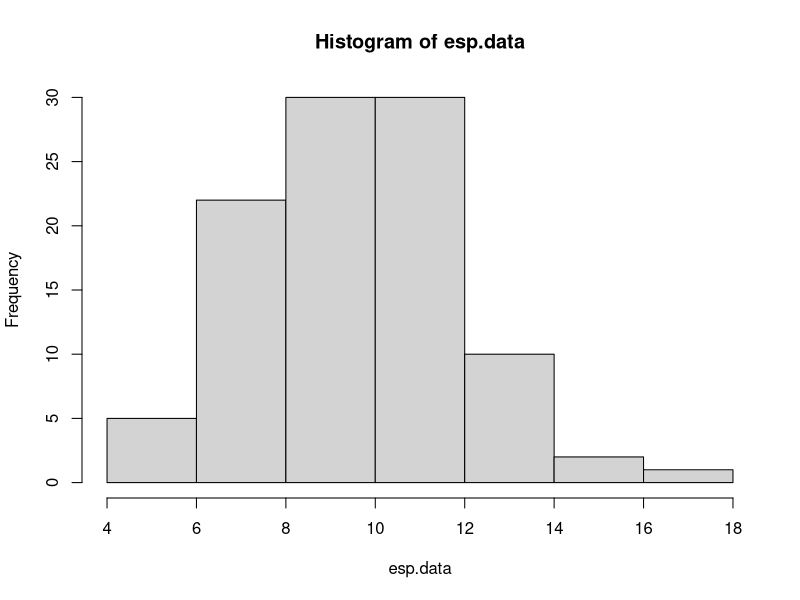
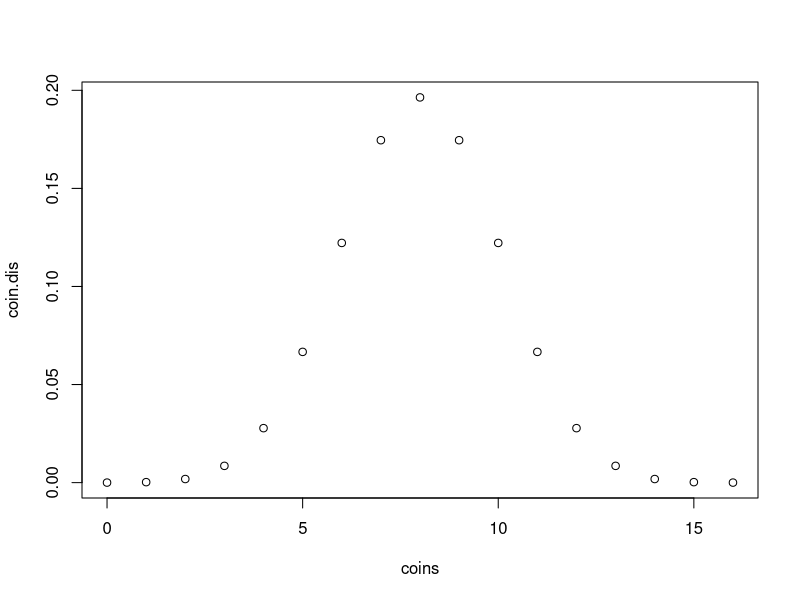
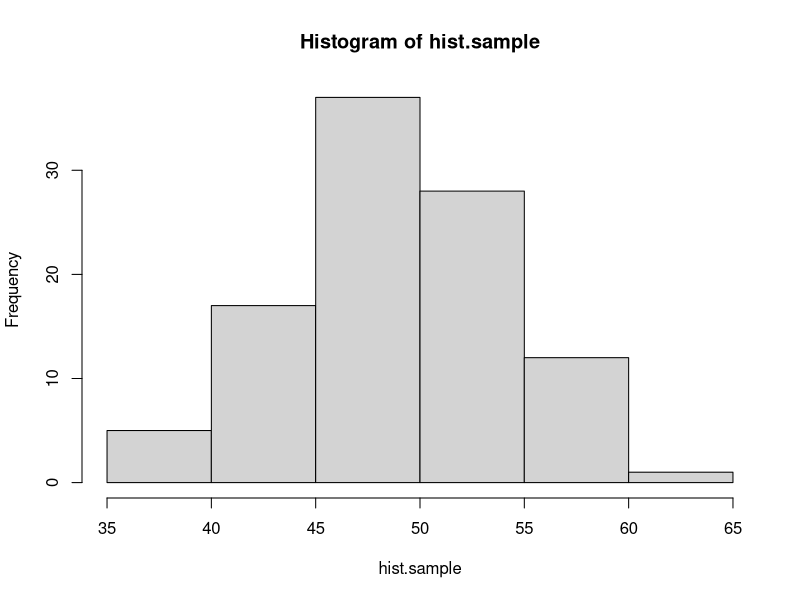
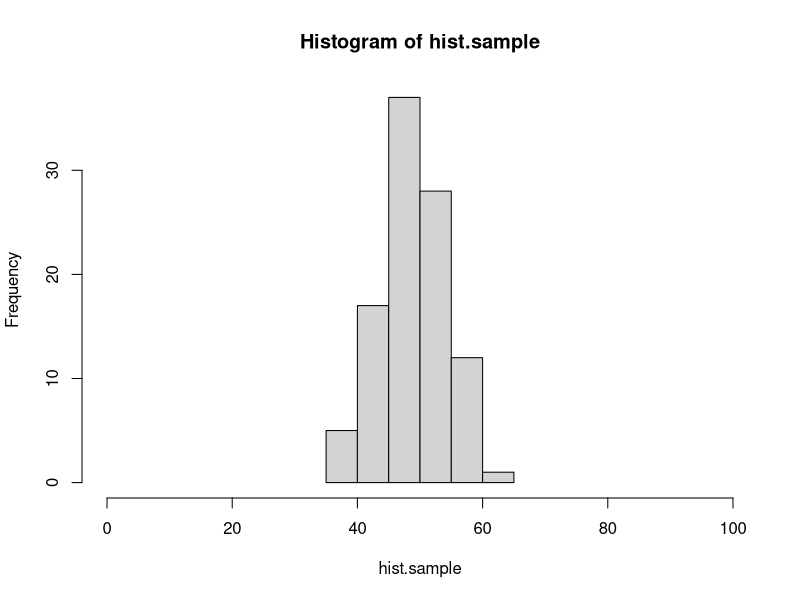
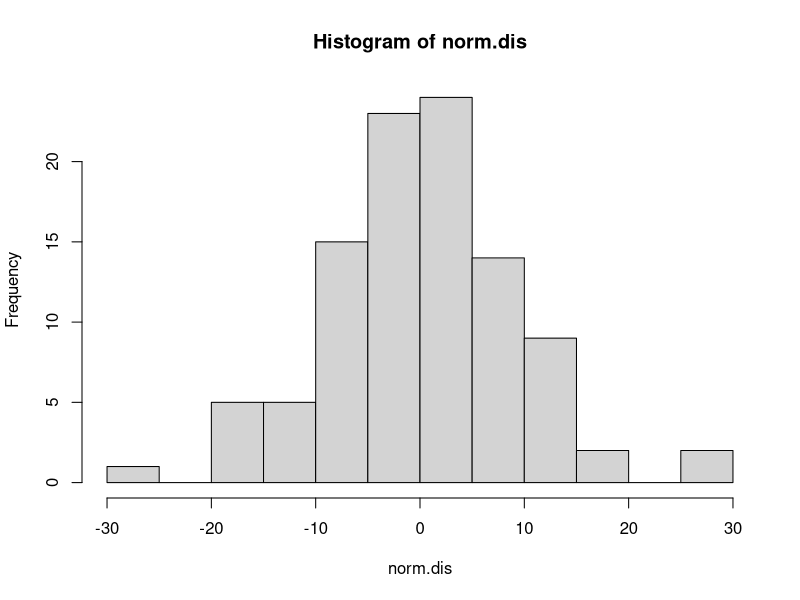
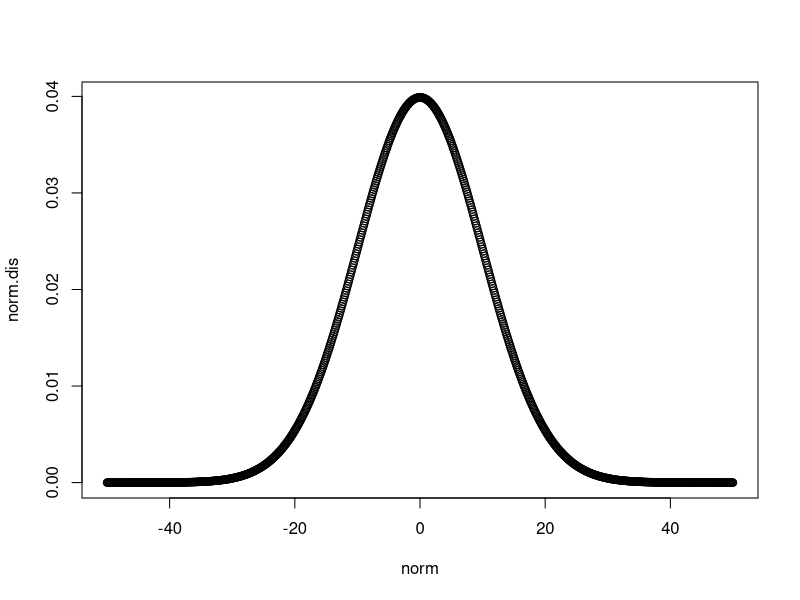
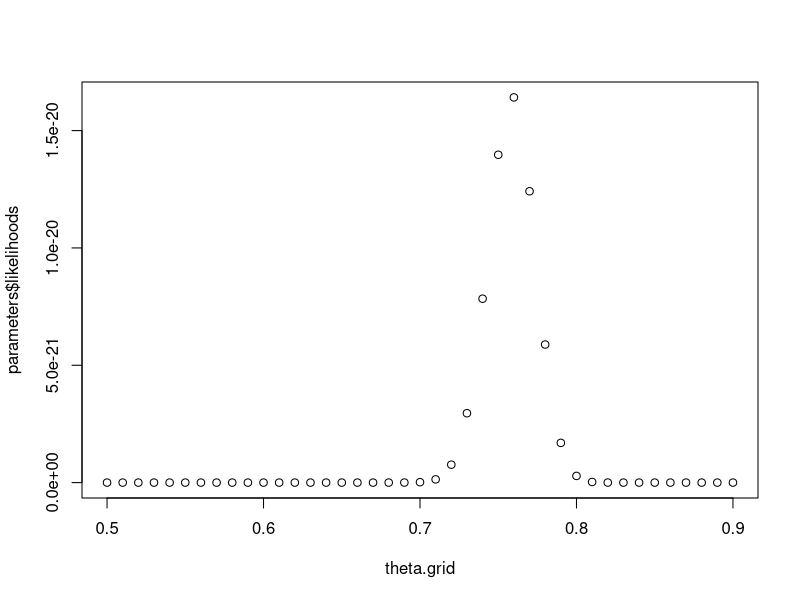
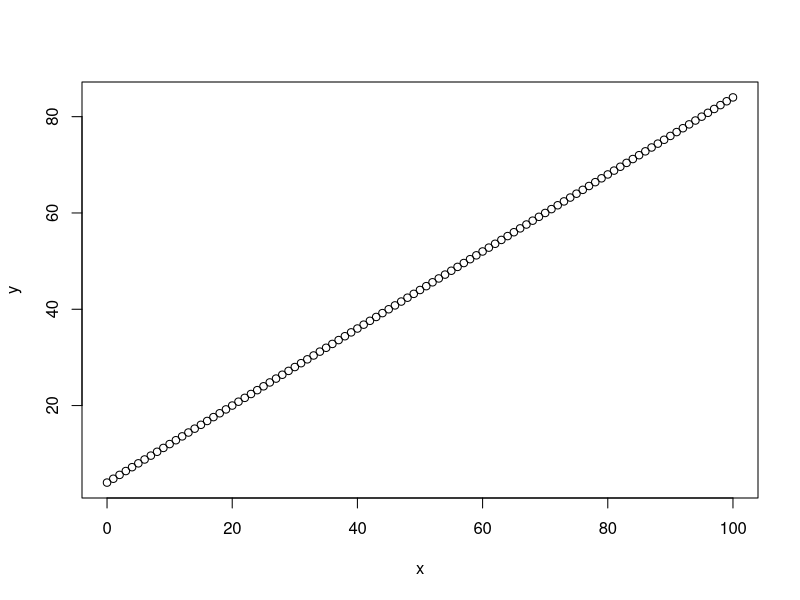

These charts were generated, in order, by the following R code:
#### practice with probability distributions ####

# calculating the likelihood requires understanding how to work
# with probability distributions. let's start with the binomial
# distribution.

# the binomial distribution describes the number of "success" in
# some number of "trials" given some probability of success. it 
# is the "coin flipping" distribution. 

# in R, we can draw a sample from a binomial distribution with rbinom()
# this isn't the first time you've seen rbinom, but here it is again, 
# with the parameters spelled out. you can try changing these to explore
# how the function works.

number.of.samples <- 2
number.of.trials.per.sample <- 10
probability.of.success <- 0.7

rbinom(number.of.samples, number.of.trials.per.sample, probability.of.success)

# below, use rbinom to create sample data for the following scenario.
# an experiment tests whether subjects have ESP. 100 subjects are each given
# the opportunity to predict whether a randomly generated number is odd or even.
# each subject makes 20 guesses.
# of course, ESP doesn't exist, so the probability of a successful guess is 0.50.
# store the result in a vector called esp.data
number.of.samples <- 100
number.of.trials.per.sample <- 20
probability.of.success <- 0.5

esp.data <- rbinom(number.of.samples, number.of.trials.per.sample, probability.of.success)

# a quick way to visualize a distribution is with the hist() function:
hist(esp.data)

# what if we want to know the probability of someone getting exactly 10 guesses
# correct out of 20, if they are randomly guessing? for that we use the density
# function of the binomial: dbinom()

value.to.check <- 10
number.of.trials <- 20
probability.of.success <- 0.5

dbinom(value.to.check, number.of.trials, probability.of.success)

# use dbinom to find out the probability of someone answering 87 out of 100
# questions correctly, if they have a 0.9 probability of giving a correct answer
# for each individual question.

value.to.check <- 87
number.of.trials <- 100
probability.of.success <- 0.9

dbinom(value.to.check, number.of.trials, probability.of.success)

# with dbinom, you can use a vector as the first argument, to check the probability
# of multiple values at the same time:

values <- c(3, 4, 5)
dbinom(values, 8, 0.5)

# using this shortcut, *plot* the full distribution (probability mass function)
# for flipping 16 fair coins, counting the total number of heads.
# hint: create one vector for the different possible outcomes
#       then use dbinom to calculate the probability of all of the elements in the vector
?seq
coins <- seq.int(0,16,1)
coin.dis <- dbinom(coins, 16, 0.5)
plot(coins, coin.dis)

# quick detour #

# here's a quick tip about plot() or hist()
# if you want to change the range on the x-axis, you can use the xlim argument:

hist.sample <- rbinom(100, 100, 0.5)
hist(hist.sample)
hist(hist.sample, xlim=c(0,100)) # compare this plot to the line above.

# the normal distribution ##

# normal (gaussian) distributions are characterized by two parameters: mean and standard deviation
# the mean is the the location of the peak of the distribution, and the sd controls the width.
# the smaller the sd, the more peaked the distribution is in the center.

# like the binomial, there are rnorm() and dnorm() functions.

# generate 100 samples from a normal distribution with mean 0 and standard deviation 10.
# then use hist() to create a histogram of these samples.

norm.dis <- rnorm(100, 0, 10)
hist(norm.dis)

# now plot the probability density function of this distribution.
# use the same strategy as you did above with the binomial to find the density of the normal
# distribution with mean 0 and sd 10 for values between -50 and 50. the distribution is continuous
# so, choose a reasonably small step size between values (remember the seq() function).

norm <- seq(-50,50,.1)
norm.dis <- dnorm(norm, 0, 10)
plot(norm, norm.dis)

#### practice calculating likelihoods ####

# here's some data from 10 participants in an ESP experiment like the one described
# above. each subject had 20 guesses. the number of correct guesses is reported.

esp.practice.data <- data.frame(subject=1:10, n.correct=c(11,10,6,10,6,12,10,8,9,11))

# calculate the likelihood (regular, not log) for this data for three different values
# of the probability of success parameter: 0.4, 0.5, and 0.6.
# hint: prod() will multiple all elements of a vector together

a <- prod(dbinom(esp.practice.data$n.correct, 20, 0.4))
b <- prod(dbinom(esp.practice.data$n.correct, 20, 0.5))
c <- prod(dbinom(esp.practice.data$n.correct, 20, 0.6))

# which parameter value of those options is most likely?
results <- c(a,b,c)
best.parameter <- which.max(results)

# here is a sample of response times for a single subject from a rapid decision making experiment.
rt.sample <- c(391.5845, 411.9970, 358.6373, 505.3099, 616.2892, 481.0751, 422.3132, 511.7213, 205.2692, 522.3433, 370.1850,
               517.4617, 332.3344, 316.8760, 395.5431, 231.7831, 399.8646, 238.9064, 299.7924, 474.7512, 271.6326, 423.4861,
               379.7867, 212.7789, 233.8291, 472.4591, 534.2131, 453.9655, 408.3443, 352.3001)

# calculate the **log** likelihood for this data assuming that it is generated by a normal
# distribution for each of the following parameters. 
# hint: sum() adds the numbers in a vector. log() is the natural log function, or log=T for dnorm().

# 1) mean 350, sd 50
a <- sum(dnorm(rt.sample, 350, 50, log=T))

# 2) mean 400, sd 50
b <- sum(dnorm(rt.sample, 400, 50, log=T))

# 3) mean 450, sd 50
c <- sum(dnorm(rt.sample, 450, 50, log=T))

# 4) mean 350, sd 100
d <- sum(dnorm(rt.sample, 350, 100, log=T))

# 5) mean 400, sd 100
e <- sum(dnorm(rt.sample, 400, 100, log=T))

# 6) mean 450, sd 100
f <- sum(dnorm(rt.sample, 450, 100, log=T))

# which parameter set has the highest likelihood?
results <- c(a,b,c,d,e,f)
# answer needed here.
best.answer <- which.max(results)

# here is a set of data for a subject in a categorization experiment, modeled with GCM.
# calculate the log likelihood of the parameters in the model (which i am not showing you).
# the point here is to know what to do when the model gives you a predicted probability
# of a response, and the data is either that response or not that response.
# hint: add a new column indicating the likelihood of each response, using mapply. then convert to log and add.
# if you do this correctly, the answer is -10.84249.

gcm.practice.data <- data.frame(correct.response = c(T, T, T, T, F, T, T, F, T, T, T, F, F, T, T, F, T, T, T, T),
                                gcm.probability.correct = c(0.84, 0.80, 0.84, 0.80, 0.79, 0.86, 0.89, 0.87, 0.69, 0.85, 0.75,
                                                            0.74, 0.82, 0.85, 0.87, 0.69, 0.83, 0.87, 0.80, 0.76))

gcm.practice.data$likelihood <- mapply(function(response, prob)
{
  if(response == T){return(prob)}
  else {return(1-prob)}
  },
  gcm.practice.data$correct.response, gcm.practice.data$gcm.probability.correct)

gcmloglikelihood <- sum(log(gcm.practice.data$likelihood))
gcmloglikelihood

#### maximum likelihood estimation ####

# the same search strategies we used for parameter fitting with rmse can be used with likelihoods,
# including grid search.

# here are the number of correct responses each subject gave in an experiment in which they had to
# decide if two images were the same or different. there were 40 trials for each subject
same.diff.data <- c(32, 29, 31, 34, 26, 29, 31, 34, 29, 31, 30, 29, 31, 34, 33, 27, 32, 29, 29, 27)

# we can model this experiment's data as 40 coin flips for each subject. use grid search to plot the likelihood
# function for values of theta (probability of a correct response) between 0.5 and 0.9, in steps of 0.01.
# start by writing a function that calculates the likelihood (not log) for the entire set of data given a value of theta.



likelihood.grid <- function(theta){
  like.coin <- dbinom(same.diff.data, 40, theta)
  return(prod(like.coin))
}
test <- likelihood.grid(0.75)
test
# then use sapply to run the function for each possible value of theta in the set. use seq() to generate the
# set of possible values. plot the set of values on the x axis and the corresponding likelihoods on the y axis.
?sapply
theta.grid <- seq(0.5,0.9,0.01)
parameters <- expand.grid(list(theta=theta.grid))
parameters$likelihoods <- sapply(theta.grid, function(x){ return(likelihood.grid(x)) })
best.theta <- max(parameters$likelihoods)
best.theta
plot(theta.grid, parameters$likelihoods)
# the "true" underlying value i used to generate the data was 0.75. does that match up with the grid search?
# no, the max imum grid search likelihood does not produce 
likelihood.grid(0.75)

## mle with optim()
?dnorm
# in this section, you'll do model recovery for a descriptive model of the linear relationship 
# between two continuous variables.

# let's assume that variable y is a linear function of variable x, such that:
# y = 4 + 0.8x

# create a vector of x values from 0 to 100, and the corresponding vector of y values,
# then plot these with x values on the x axis, and y values on the y axis.

x <- seq(0,100,1)
y <- 4 + .8*x
plot(x,y)
# now let's assume that the relationship between x and y isn't perfect. there's a bit of random
# noise. add a random sample from a normal distribution with mean 0 and sd 10 to each y value.
# hint: there are 101 y values, so you need 101 samples.
?rnorm
y.n <- y + rnorm(101, 0, 10)

# plot the data again, with the new noisy y values.

plot(x,y.n)

# there are three parameter values that control this plot,
# the intercept of the line: 4
# the slope of the line: 0.8
# the sd of the normal distribution: 10

# say that we observe a point of data, x = 20 and y = 27.
# the linear equation, y <- 4 + 0.8*x, predicts that when x is 20 y should also be 20.
4 + 0.8*20

# our model of this data assumes that the relationship is not perfect.
# we assume that there is noise so that when x is 20, the most likely value of y should be 4 + 0.8*x,
# but other values of y are possible. we describe the probability of different values of y with a normal
# distribution. when x is 20, then the normal distribution of y values is centered on 20, because the line
# says that y is 4 + 0.8x. using the normal distribution is helpful because it gives us a way to quantify
# how likely a value of 19 is compared to a value of 16, when x is 20.

# here's an example
x.observed <- 20
y.predicted <- 4 + 0.8*x.observed

# to find out the probability of y.observed=20, use dnorm()
# the mean of the normal distribution should be y.predicted (the distribution is centered on the line)
# and the sd of the normal is a parameter we will estimate, but for the demo below, is set to 10.
y.observed <- 20
dnorm(y.observed, y.predicted, 10)

# write the code to see how likely it is that y will be 33 when x is 29? (assuming sd = 10)
# the correct answer is 0.03371799...
x.observed <- 29
y.predicted <- 4 + 0.8*x.observed
y.observed <- 33
dnorm(y.observed, y.predicted, 10)

# now generalize your solution to compute the likelihood of each value of y that you generated above.
# in other words, write the code that takes a vector of x and y values, and returns the probability
# of each pair given that the relationship between x and y is y <- 4 + 0.8*x and the normal distribution has an sd of 10.

y.likely <- mapply(function(y,y.n){
  return(dnorm(y.n, y, 10))
}, y.n, y)

# now generalize your solution one step further. write a function that takes in a vector of parameters,
# where parameters[1] is the intercept, parameters[2] is the slope, and parameters[3] is the sd of the normal,
# and returns the total **negative log likelihood**. remember, we want the negative log likelihood because
# optim() will find the set of parameters that minimizes a function.
x.observed <- seq(0,100,1)
y.observed <- 4 + .8*x.observed + rnorm(101, 0, 10)
par.likelihood <- function(parameters){
  i <- parameters[1]
  s <- parameters[2]
  sd <- parameters[3]
  y.predicted <- i + s*x.observed 
  if(sd <= 0){
    return(NA)
  }
  else{
  return(sum(dnorm(y.observed, y.predicted, sd, log = T)))}
}

# use optim() and Nelder-Mead to search for the best fitting parameters. remember to ensure that sd > 0
# and return NA if it is not.

fit <- optim(c(1,1,1), par.likelihood, method="Nelder-Mead")

# finally, plot the best fitting line on your points by using the abline() function, and the parameters that optim() found.

plot(x.observed,y.observed)
abline(a=4, b=.8, col='blue')
abline(a=fit$par[1], b=fit$par[2], col='red')